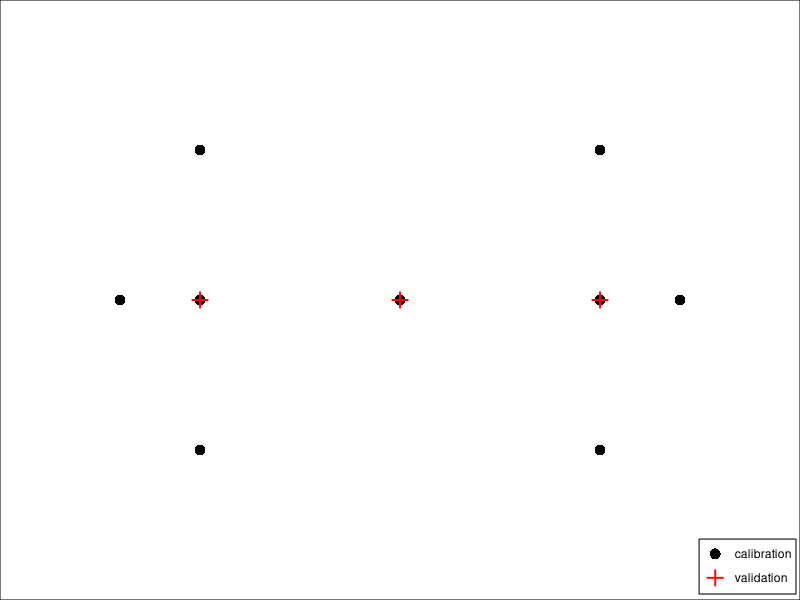

Generate this figure with R:
## ---- chunk 1
library(ggplot2)
library(dplyr)
## ---- chunk 2
# calib: [25,25],[25,75],[50,50],[75,25],[75,75],[25,50],[75,50],[15,50],[85,50]
calibration_points <- matrix(c(
  c(25,25),
  c(25,75),
  c(50,50),
  c(75,25),
  c(75,75),
  c(25,50),
  c(75,50),
  c(15,50),
  c(85,50)
), ncol=2, byrow=T)
# valid: 
#      [,1] [,2]
# [1,]   25   50
# [2,]   75   50
# [3,]   50   50
validation_points <- matrix(c(
  c(25,50),
  c(75,50),
  c(50,50)
), ncol=2, byrow=T)

colnames(calibration_points) <- c("x","y")
colnames(validation_points) <- c("x","y")

df <- as_tibble(calibration_points) %>% bind_rows(as_tibble(validation_points))
df$point <- c(rep("calibration", nrow(calibration_points)), rep("validation", nrow(validation_points)))
## ---- chunk 3
ggplot(df, aes(x=x, y=y, shape=point, color=point))+
  geom_point(size=3, stroke=1)+
  scale_shape_manual(values=c(16,3))+
  scale_color_manual(values=c("black", "red"))+
  coord_cartesian(xlim=c(0,100), ylim=c(100,0), expand=FALSE)+
  theme_void()+
  labs(color=NULL, shape=NULL)+
  theme(panel.border = element_rect(color="black", fill=NA),
        legend.position = c(0.995,0.01),
        legend.justification = c(1,0),
        legend.background = element_rect(color="black", fill=NA),
        legend.margin = margin(2,3,3,3))
